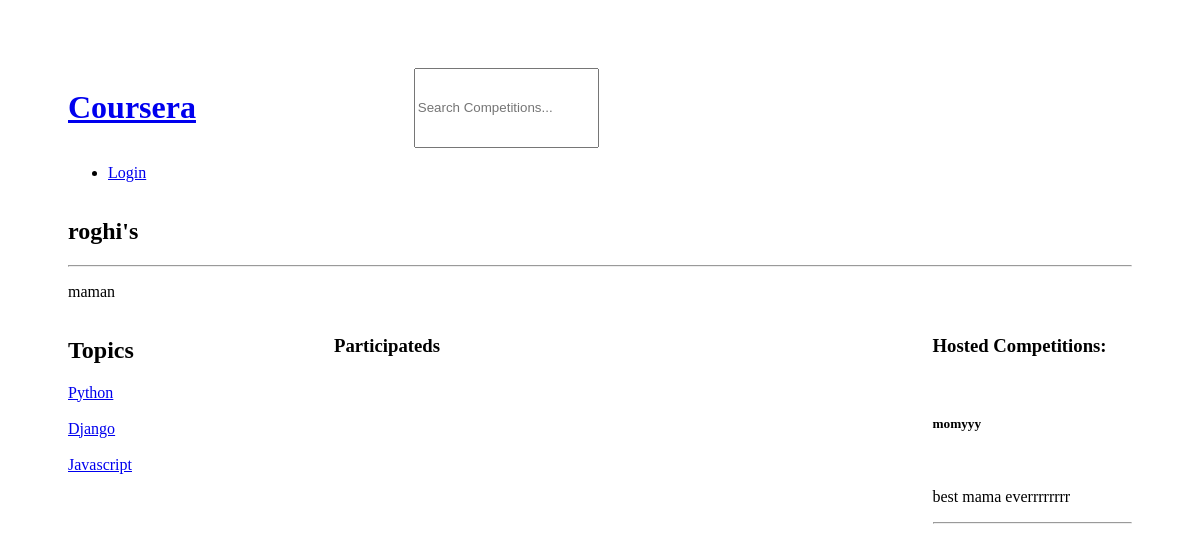
/user/5, run on an earlier commit of the app's database.
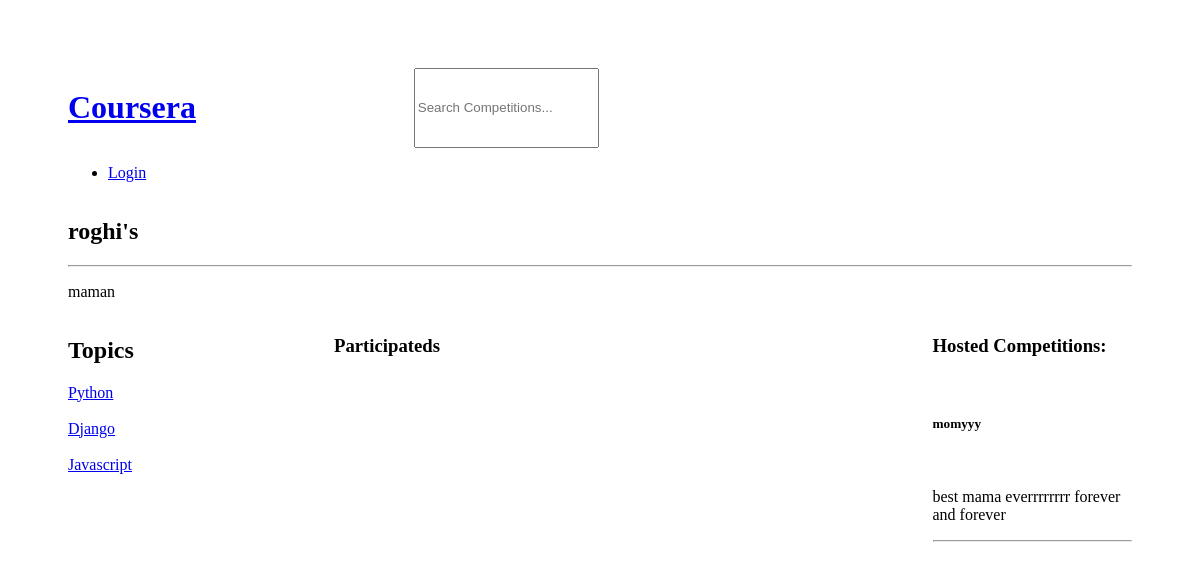
And on a later commit of the database.
### base/models.py (models this page shows, shortened)
class Competition(models.Model):
    host = models.ForeignKey(User, on_delete=models.SET_NULL, null=True)
    topic = models.ForeignKey(Topic, on_delete=models.SET_NULL, null=True)
    title = models.CharField(max_length=200)
    description = models.TextField()
    competitors = models.ManyToManyField(User, related_name="competitors")
    status = models.BooleanField(default=False)
    price = models.FloatField(default=0)
    is_paid = models.BooleanField(default=False)
    score = models.IntegerField(default=0)
    updated = models.DateTimeField(auto_now=True)
    created = models.DateTimeField(auto_now_add=True)
    class Meta:
        ordering = ['-updated', '-created']

### base/views.py (the view)
# urls.py: path('user/<str:pk>', views.user_profile, name="user_profile"),
def user_profile(request, pk):
    q = request.GET.get('q') if request.GET.get('q') != None else ''
    topic = Topic.objects.all()
    all_comps = Competition.objects.all()
    pre_user = User.objects.get(id=pk)
    c_user = CustomUser.objects.get(user=pre_user)
    comps = c_user.competitions.filter(Q(topic__name__icontains=q) |
                                       Q(description__icontains=q) |
                                       Q(title__icontains=q))
    comps_count = comps.count()
    context = { 'pre_user': pre_user, 'comps': comps, 'c_user': c_user, 'all_comps': all_comps
               , 'topic': topic}
    return render(request, 'base/user_profile.html', context)

### base/templates/base/user_profile.html (shortened to what this page needs)
{% extends 'main.html' %}
{% block content %}
<h2>{{ pre_user.username }}'s</h2>
<hr>
<p>{{ c_user.bio }}</p>
<div class="main-container">
    <div class="topic-container">
        <h2>Topics</h2>
        {% include 'base/topics.html' %}
    </div>
    <div class="body-container">
        <div class="part-container">
            {% if comps_count != 0 %}
                <h3>Participateds</h3>
                <br>
            {% endif %}
        </div>
        <div class="host-container">
            <h3>Hosted Competitions:</h3><br>
            {% for c in all_comps %}
                {% if c.host == pre_user %}
                    <h5>{{ c.title }}</h5><br>
                    <p>{{ c.description }}</p>
                    <hr>
                {% endif %}
            {% endfor %}
        </div>
    </div>
</div>
{% endblock %}

What changed in the data, as far as the page shows it:
changed Competition "momyyy": description "best mama everrrrrrrr" → "best mama everrrrrrrr forever and forever"
